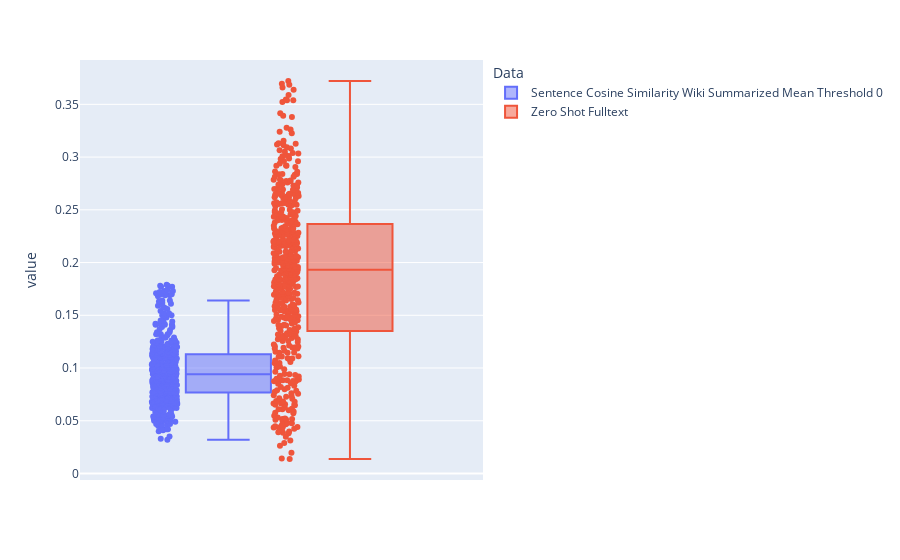
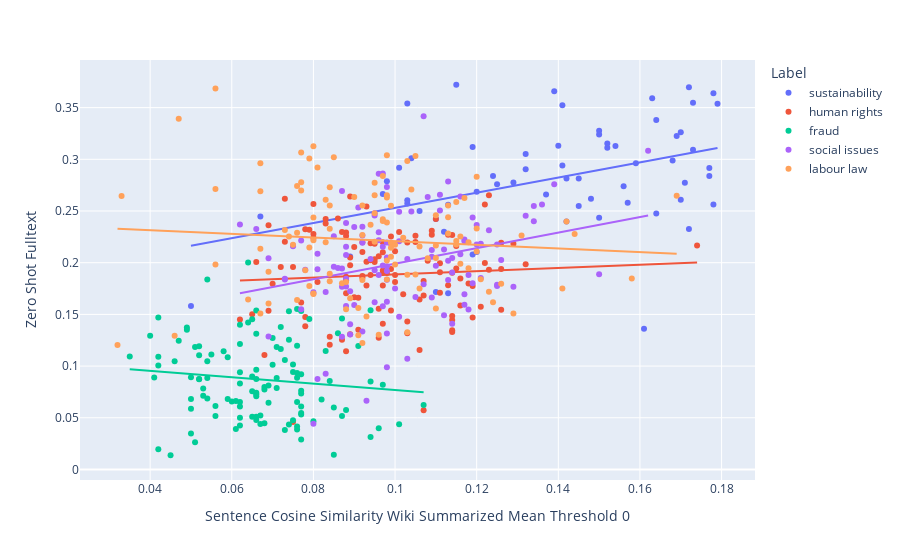

The notebook cell saved with these charts, in order:
### Code cell
result_prep = croped_results[["Sentence Cosine Similarity Wiki Summarized Mean Threshold 0", "Zero Shot Fulltext"]]
result_prep_melt = result_prep.melt(var_name="Data")
fig = px.box(result_prep_melt, y="value", points="all", color = "Data")
fig.show()
